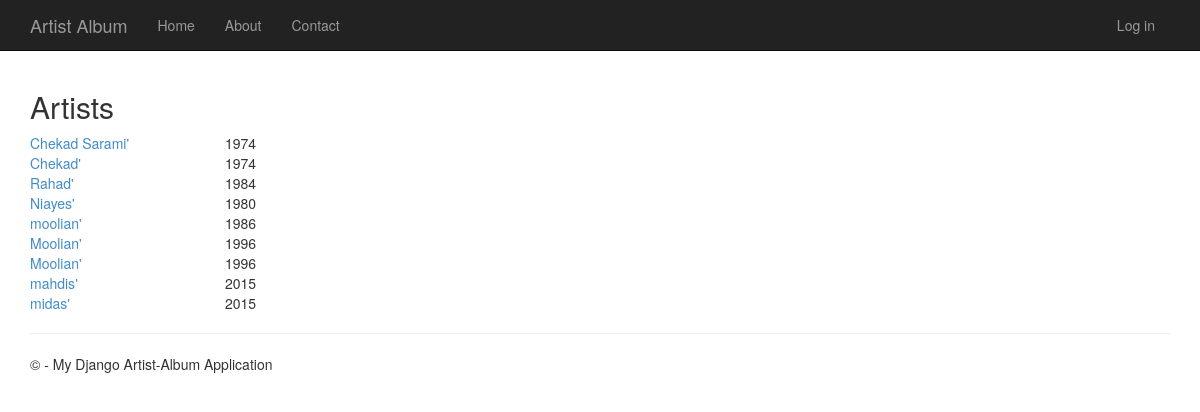
/artists, run on the app's committed database.
### app/models.py (models this page shows)
class Artist(models.Model):
    name = models.CharField("artist", max_length = 50)
    year_formed = models.PositiveIntegerField() # in Django _ has meaning!!!

### app/views.py (the view)
# urls.py: url(r'^artists$',app.views.artists, name= 'artists'),
def artists(request):
    artists = Artist.objects.all()
    return render_to_response('app/artists.html', {'artists' : artists})

### app/templates/app/artists.html (shortened to what this page needs)
{% extends 'app/layout.html' %}
{% block content %}
    <h2> Artists</h2>
        {% for artist in artists %}
            <div class= "row">
                 <div class = 'col-md-2'>
                     <a href= "/artists/{{artist.id}}">
                        {{artist.name}}'
                     </a>
                 </div>
                 <div class ='col-md-1'>
                        {{ artist.year_formed }}
                 </div>
            </div>
        {% endfor %}
{% endblock %}

### app/templates/app/layout.html (shortened to what this page needs)
﻿<!DOCTYPE html>
<html>
<head>
    {% load staticfiles %}
    <link rel="stylesheet" type="text/css" href="{% static 'app/content/bootstrap.min.css' %}" />
    <link rel="stylesheet" type="text/css" href="{% static 'app/content/site.css' %}" />
</head>
<body>
    <div class="navbar navbar-inverse navbar-fixed-top">
        <div class="container">
            <div class="navbar-header">
                <a href="/" class="navbar-brand">Artist Album</a>
            </div>
            <div class="navbar-collapse collapse">
                <ul class="nav navbar-nav">
                    <li><a href="{% url 'home' %}">Home</a></li>
                    <li><a href="{% url 'about' %}">About</a></li>
                    <li><a href="{% url 'contact' %}">Contact</a></li>
                </ul>
                {% include 'app/loginpartial.html' %}
            </div>
        </div>
    </div>
    <div class="container body-content">
{% block content %}{% endblock %}
        <hr/>
        <footer>
            <p>&copy; {{ year }} - My Django Artist-Album Application</p>
        </footer>
    </div>
</body>
</html>

### app/templates/app/loginpartial.html
{% if user.is_authenticated %}
<form id="logoutForm" action="/logout" method="post" class="navbar-right">
    {% csrf_token %}
    <ul class="nav navbar-nav navbar-right">
        <li><span class="navbar-brand">Hello {{ user.username }}!</span></li>
        <li><a href="javascript:document.getElementById('logoutForm').submit()">Log off</a></li>
    </ul>
</form>
{% else %}
<ul class="nav navbar-nav navbar-right">
    <li><a href="{% url 'login' %}">Log in</a></li>
</ul>
{% endif %}

### app/static/app/content/site.css (style rules this page uses)
.body-content { padding-left: 15px; padding-right: 15px; }

### data on the page
Artist: name "Chekad Sarami", year_formed "1974"
Artist: name "Chekad", year_formed "1974"
Artist: name "Rahad", year_formed "1984"
Artist: name "Niayes", year_formed "1980"
Artist: name "moolian", year_formed "1986"
Artist: name "Moolian", year_formed "1996"
Artist: name "Moolian", year_formed "1996"
Artist: name "mahdis", year_formed "2015"
Artist: name "midas", year_formed "2015"
